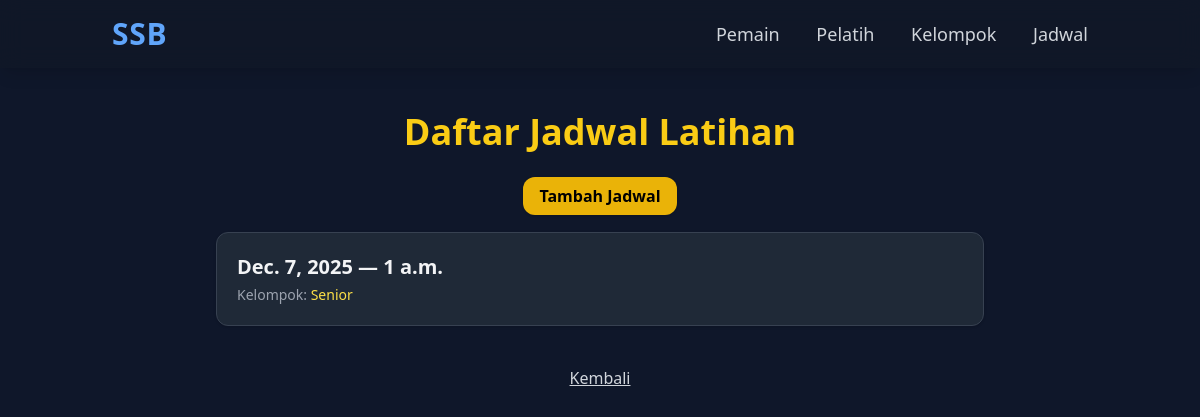
Page /schedules/ on the earlier database version.
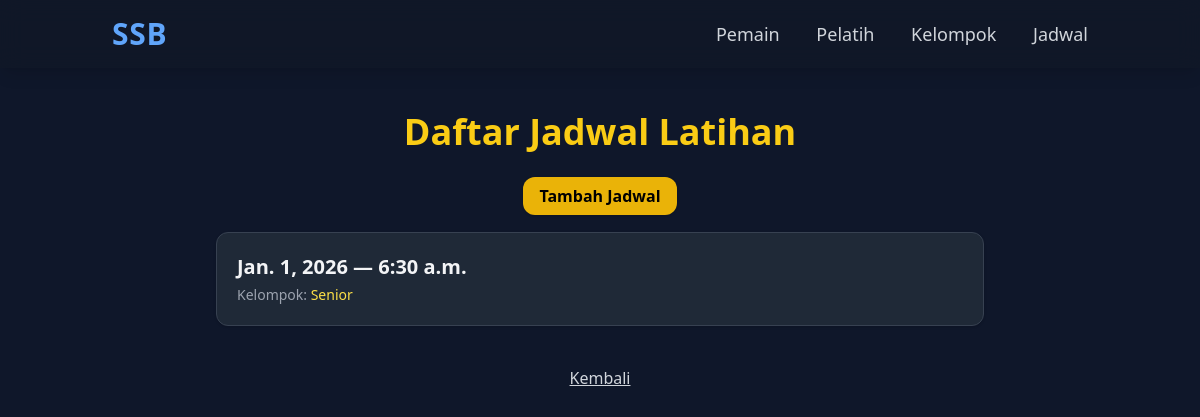
Same page on the later database version.
### academy/models.py (models this page shows, shortened)
class TrainingSchedule(models.Model):
    date = models.DateField()
    time = models.TimeField()
    group = models.ForeignKey(Group, on_delete=models.CASCADE)

class Group(models.Model):
    name = models.CharField(max_length=50)
    coach = models.ForeignKey(Coach, on_delete=models.SET_NULL, null=True)

### academy/views.py (the view)
# urls.py: path('schedules/', views.schedule_list, name='schedule_list'),
def schedule_list(request):
    schedules = TrainingSchedule.objects.all()
    return render(request, 'academy/schedule_list.html', {'schedules': schedules})

### academy/templates/academy/schedule_list.html (shortened to what this page needs)
{% extends "academy/base.html" %}
{% load static %}
{% block content %}
<h1 class="text-4xl font-bold text-yellow-400 mb-8 text-center">Daftar Jadwal Latihan</h1>
<div class="text-center mb-6">
    <a href="/schedules/add/"
       class="bg-yellow-500 hover:bg-yellow-400 text-black font-semibold py-2 px-4 rounded-xl shadow">
        Tambah Jadwal
    </a>
</div>
<div class="space-y-4 max-w-3xl mx-auto">
    {% for s in schedules %}
    <a href="/schedules/{{ s.id }}/"
       class="block bg-gray-800 hover:bg-gray-700 rounded-xl border border-gray-700 p-5 transition shadow">
        <h3 class="text-xl font-bold text-gray-100">
            {{ s.date }} — {{ s.time }}
        </h3>
        {% if s.group %}
        <p class="text-gray-400 text-sm mt-1">
            Kelompok: <span class="text-yellow-300">{{ s.group.name }}</span>
        </p>
        {% endif %}
    </a>
    {% endfor %}
</div>
<div class="text-center mt-10">
    <a href="/" class="text-gray-300 hover:text-gray-100 underline">Kembali</a>
</div>
{% endblock %}

Differences in the rows shown:
removed TrainingSchedule: date "Dec. 7, 2025", time "1 a.m.", group.name "Senior"
added TrainingSchedule: date "Jan. 1, 2026", time "6:30 a.m.", group.name "Senior"
